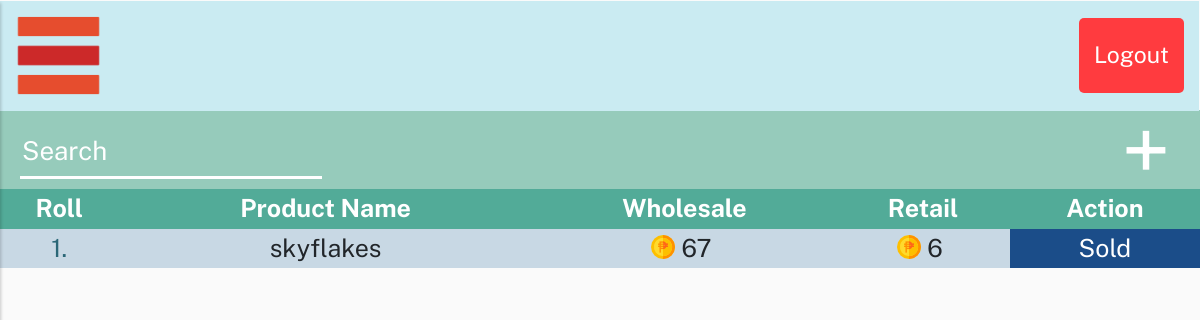
The app's page /mainpg.php (signed in) with its own data.
### tables this page shows
CREATE TABLE `productss` (
  `id` int(12) NOT NULL,
  `prod_name` varchar(255) NOT NULL,
  `prod_retail` varchar(255) NOT NULL,
  `prod_stock` varchar(255) NOT NULL,
  `prod_whlsale` varchar(255) NOT NULL,
  `prod_qnt` varchar(255) NOT NULL
);

### temps/content.php (called while the page is built)
<?php
    include_once "temps/header.php";
    include ($file);
?>

### pages/home.php (the view, shortened to what this page needs)
<div id="content">
        <section class="tit-holder">
                <div class="srch-holder" style="position: absolute; left: -39px;">
                <input type="text" name="srch" id="srch" class="srch-nav" placeholder="Search">
                </div>
                <a class="add" href="pages/addproducts.php">+</a>
        </section>
        <table style="width: 100%;" id="prod-table">
                <tr>
                        <th>Roll</th>
                        <th>Product Name</th>
                        <th><a href="?page=wholesale">Wholesale</a></th>
                        <th> <a href="?page=retail">Retail</a></th>
                        <th>Action</th>
                </tr>
        <?php
                $sql = "SELECT * FROM `productss`";
                $result = mysqli_query($conn, $sql);
                while ($row = mysqli_fetch_assoc($result)) {
                $id = $row['id'];
                ?>
                <tr>
                        <td class="pname-s"><?php echo $row['id']."."?></td>
                        <td><?php echo $row['prod_name']?></td>
                        <td><?php echo '<img class="coin" src="img/icons/philippine-peso.png">'.$row['prod_whlsale']?></td>
                        <td><?php echo '<img class="coin" src="img/icons/philippine-peso.png">'.$row['prod_retail']?></td>
                        <td class='btn-wrapper-ed'><?php echo " <a class='oprt-btn' href='pages/minicount.php?edit&prod_id={$id}'>Sold</a>";?></td>
                </tr>
                <?php
                }
        ?>
        </table>
        </body>
</div>

### styles/style.css (style rules this page uses)
body { font-family: 'Public Sans', sans-serif; background: #fafafa; padding: 0; margin: 0; }
a, a:hover, a:focus { color: inherit; text-decoration: none; transition: all 0.3s; }
#content { width: 100%; min-height: 100vh; transition: all 0.3s; position: absolute; top: 112px; right: 0; z-index: -1; }
.tit-holder { width: 100%; height: 79px; font-size: 47px; font-family: 'Public Sans', sans-serif; background: #96cbbb; color: #f1f1f1; position: fixed; top: 110px; z-index: 1; }
.srch-nav { position: relative; right: -59px; height: 53px; font-size: 26px; border: none; background: none; border-bottom: solid 3px#ffffff; font-family: 'Public Sans', sans-serif; top: -2px; outline: none; color: #fff; }
.add { position: absolute; right: 29px; color: #fff; font-size: 90px; top: -27px; }
input[name="srch"]::placeholder { color: #ffffff; }

### styles/pages.css (style rules this page uses)
#prod-table { border-collapse: collapse; position: absolute; top: 77px; text-align: center; font-size: 25px; }
th, td { border: -1px; }
th { background-color: #52ab98; color: white; }
tbody tr:nth-child(even) { background-color: #c8d8e4; }
.pname-s { color: #2b6777; }
.btn-wrapper-ed { background: #32639d; color: #fff; }
tbody tr:nth-child(even) .btn-wrapper-ed { background-color: #1b4d89; }
.coin { position: relative; top: -3px; right: 6px; }

### records on screen
productss: id "1", prod_name "skyflakes", prod_whlsale "67", prod_retail "6"
